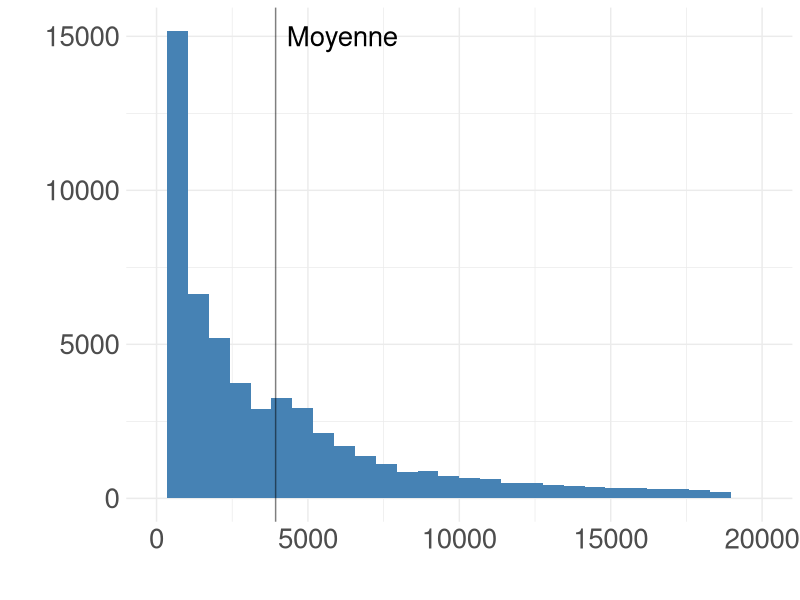
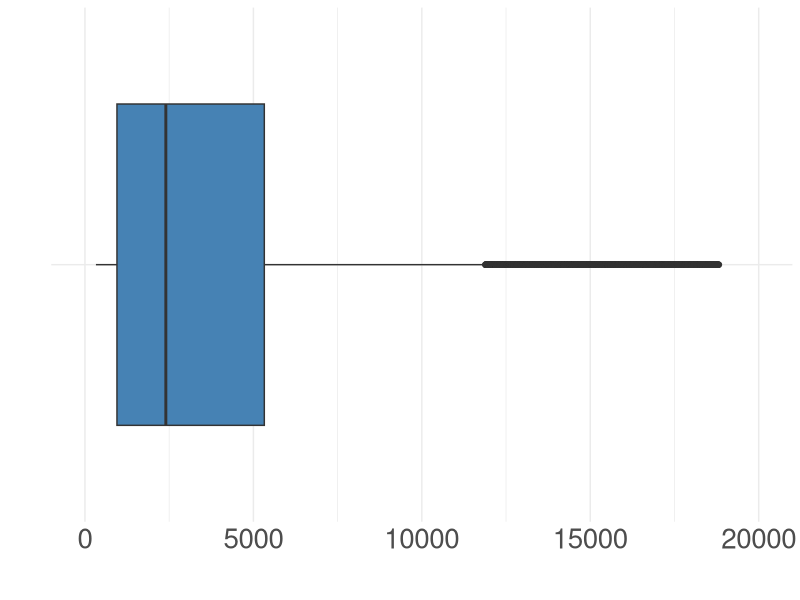
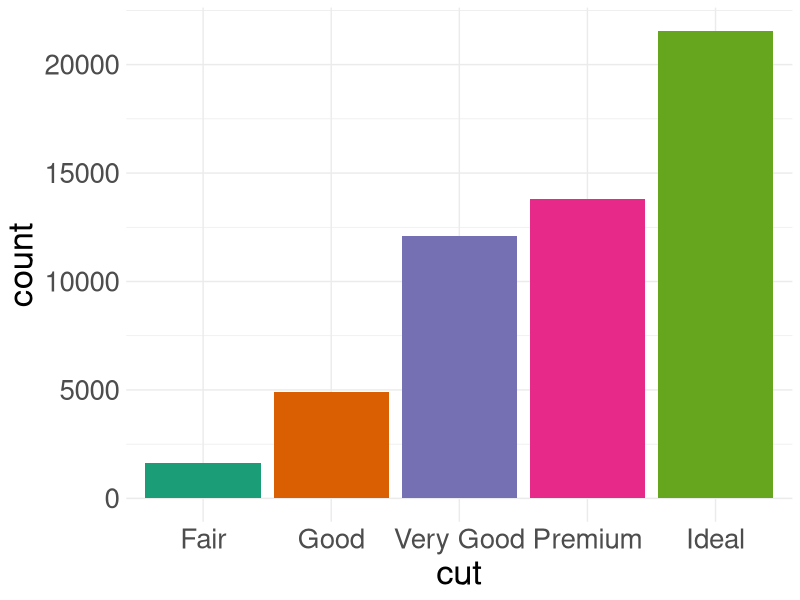
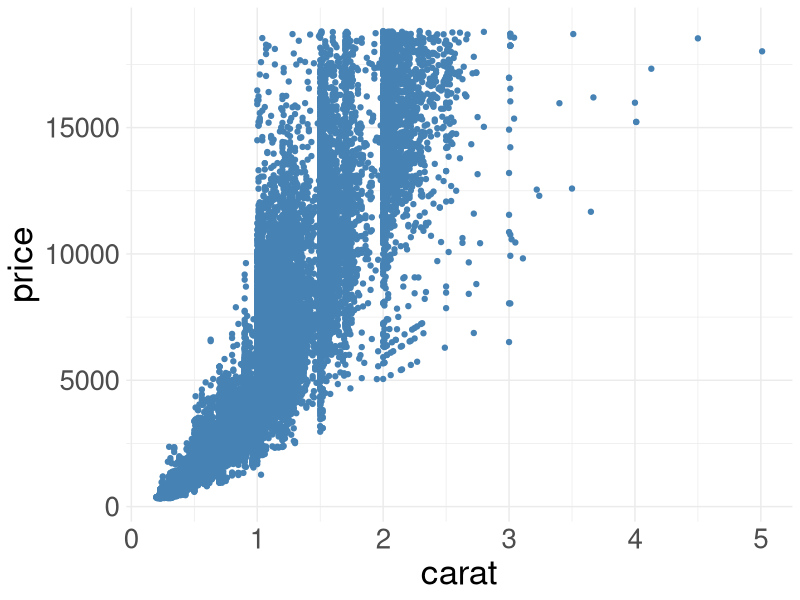
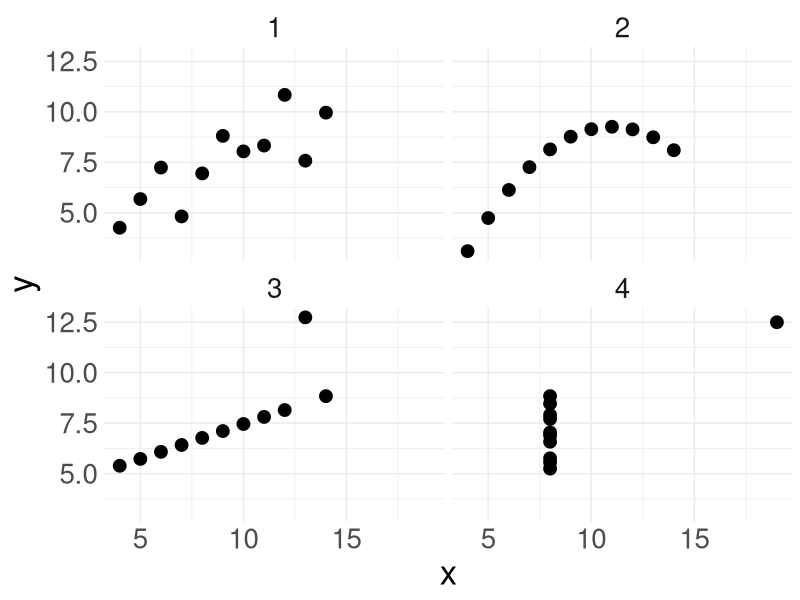
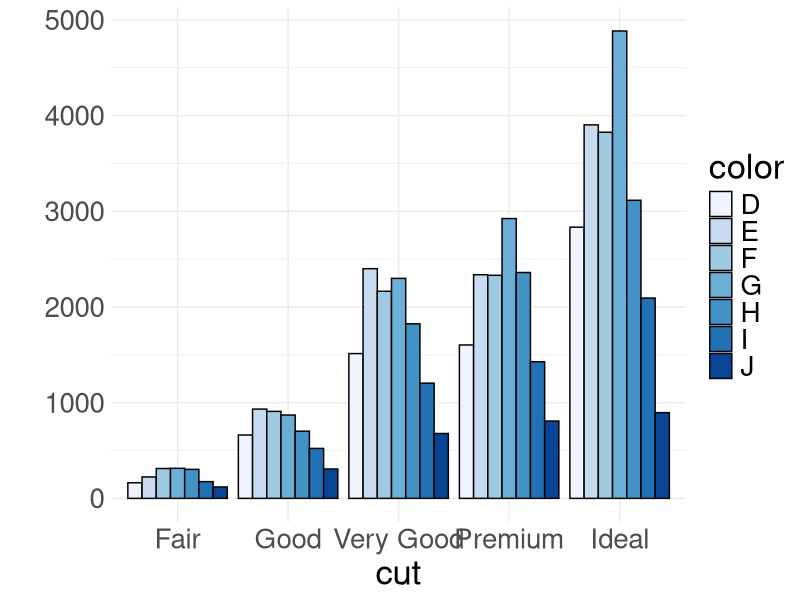
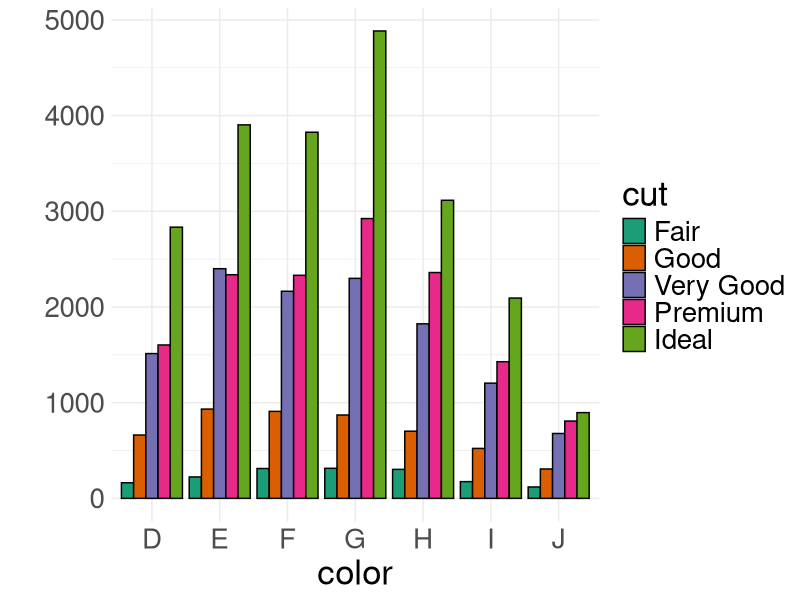
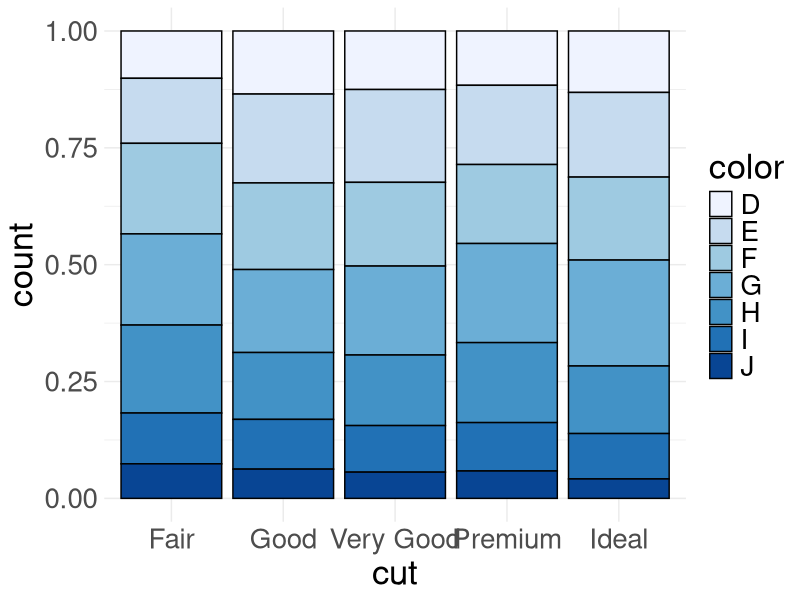

These figures' R source, in order:
## ---- chunk 1
knitr::opts_chunk$set(echo = FALSE, fig.align='center', fig.height=4)
library(tidyverse)
library(knitr)
library(kableExtra)
## ---- chunk 2
kable(diamonds %>% slice(sample(1:nrow(diamonds), 10)), format = "html") %>%
  kable_styling(position = "center")
## ---- chunk 3
x = diamonds$price
tib = tibble(
  Statistique = c("Moyenne", "Ecart-Type", "Variance", "Médiane", "Minimum", "Maximum"),
  Valeur = sapply(c(mean, sd, var, median, min, max), function(f) { f(x, na.rm = TRUE) })
)
kable(tib) %>%
  kable_styling(position = "center")
## ---- chunk 4
library(cowplot)
ggplot(diamonds, aes(price)) + 
  geom_histogram(fill = "steelblue") + 
  geom_vline(xintercept = mean(diamonds$price), alpha = .5) +
  annotate("text", x = mean(diamonds$price), y = 15000, label = "Moyenne", hjust = -.1, size = 7) +
  labs(y = "", x = "") +
  theme_minimal() + xlim(c(0, 20000)) +
  theme(text = element_text(size = 25))
## ---- chunk 5
library(cowplot)
ggplot(diamonds, aes(price, "")) + 
  geom_boxplot(fill = "steelblue", outlier.alpha = 0.5) + 
  labs(y = "", x = "") +
  theme_minimal() + xlim(c(0, 20000)) +
  theme(text = element_text(size = 25))
## ---- chunk 6
tab = table(diamonds$cut, useNA = "ifany")
tib = tibble(
  Modalités = labels(tab)[[1]],
  Effectifs = tab,
  "Effectifs cumulés" = cumsum(tab),
  Fréquences = as.numeric(prop.table(tab)),
  "Fréquences cumulées" = cumsum(prop.table(tab))
)
kbl(tib, digits = 2, format = "html") %>% column_spec(1:5, width = "5em") %>%
  kable_styling(position = "center")
## ---- chunk 7
ggplot(diamonds, aes(cut, fill = cut)) +
  geom_bar(show.legend = FALSE) +
  scale_fill_brewer(palette = "Dark2") +
  theme_minimal() +
  theme(text = element_text(size = 25))
## ---- chunk 8
x = diamonds$price
y = diamonds$carat
tib = tibble(
  Statistique = c("Covariance", "Corrélation"),
  Valeur = sapply(c(cov, cor), function(f) { f(x, y) })
)
kable(tib, digits = 2) %>%
  kable_styling(position = "center")
## ---- chunk 9
ggplot(diamonds, aes(carat, price)) + 
  geom_point(color = "steelblue") + theme_minimal() +
  theme(text = element_text(size = 25))
## ---- chunk 10
a = lapply(1:4, function (i) { 
  anscombe %>% 
    select(ends_with(as.character(i))) %>% 
    rename_with(function (n) { substr(n, 1, 1)}) %>%
    mutate(id = i)
  })
c = sapply(a, function(df) {
  res = c(m_x = mean(df$x), m_y = mean(df$y),
          s_x = sd(df$x), s_y = sd(df$y),
          cov = cov(df$x, df$y), cor = cor(df$x, df$y))
})
rownames(c) = c("Moyenne(x)", "Moyenne(y)", "Ecart-type(x)", "Ecart-type(y)", "Covariance", "Corrélation")
colnames(c) = 1:4
kable(c, digits = 2) %>%
  kable_styling(position = "center")
## ---- chunk 11
b = Reduce(rbind, a)
ggplot(b, aes(x, y)) +
  geom_point(size = 4) +
  facet_wrap(~ id) +
  theme_minimal() +
  theme(text = element_text(size = 25))
## ---- chunk 12
tab = matrix("", nrow = 6, ncol = 6)
colnames(tab) = c(1, "...", "j", "...", "l", "total")
rownames(tab) = c(1, "...", "i", "...", "k", "total")
tab[3,3] = "n_ij"
tab[3,6] = "n_i."
tab[6,3] = "n_.j"
tab[6,6] = "n_.. = n"
kable(tab) %>%
  kable_styling(position = "center")
## ---- chunk 13
t = t(table(diamonds$cut, diamonds$color))
tib = tibble(as.data.frame.matrix(t) %>% rownames_to_column("color"))
kable(tib) %>%
  kable_styling(position = "center")
## ---- chunk 14
ggplot(diamonds, aes(cut, fill = color)) +
  geom_bar(position = "dodge", color = "black") +
  scale_fill_brewer(palette = "Blues") +
  theme_minimal() +
  labs(y = "") +
  theme(text = element_text(size = 25))
## ---- chunk 15
ggplot(diamonds, aes(color, fill = cut)) +
  geom_bar(position = "dodge", color = "black") +
  scale_fill_brewer(palette = "Dark2") +
  theme_minimal() +
  labs(y = "") +
  theme(text = element_text(size = 25))
## ---- chunk 16
t = t(prop.table(table(diamonds$cut, diamonds$color), margin = 1))
tib = tibble(as.data.frame.matrix(t) %>% rownames_to_column("color"))
kable(tib, digits = 2) %>%
  kable_styling(position = "center")
## ---- chunk 17
ggplot(diamonds, aes(cut, fill = color)) +
  geom_bar(position = "fill", color = "black") +
  scale_fill_brewer(palette = "Blues") +
  theme_minimal() +
  theme(text = element_text(size = 25))
## ---- chunk 18
t = t(prop.table(table(diamonds$cut, diamonds$color), margin = 2))
tib = tibble(as.data.frame.matrix(t) %>% rownames_to_column("color"))
kable(tib, digits = 2) %>%
  kable_styling(position = "center")
## ---- chunk 19
ggplot(diamonds, aes(color, fill = cut)) +
  geom_bar(position = "fill", color = "black") +
  scale_fill_brewer(palette = "Dark2") +
  theme_minimal() +
  theme(text = element_text(size = 25))
## ---- chunk 20
tib = diamonds %>% 
  group_by(cut) %>% 
  summarise(Moyenne = mean(price), "Ecart-type" = sd(price), "Médiane" = median(price))
kable(tib, digits = 2) %>%
  kable_styling(position = "center")
## ---- chunk 21
ggplot(diamonds, aes(cut, price, fill = cut)) +
  geom_boxplot() +
  scale_fill_brewer(palette = "Dark2") +
  theme_minimal() +
  theme(text = element_text(size = 25))
